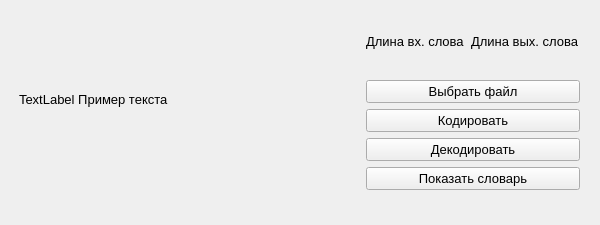
<?xml version="1.0" encoding="UTF-8"?>
<ui version="4.0">
 <class>MainWindow</class>
 <widget class="QMainWindow" name="MainWindow">
  <property name="enabled">
   <bool>true</bool>
  </property>
  <property name="geometry">
   <rect>
    <x>0</x>
    <y>0</y>
    <width>600</width>
    <height>225</height>
   </rect>
  </property>
  <property name="sizePolicy">
   <sizepolicy hsizetype="Fixed" vsizetype="Fixed">
    <horstretch>0</horstretch>
    <verstretch>0</verstretch>
   </sizepolicy>
  </property>
  <property name="minimumSize">
   <size>
    <width>600</width>
    <height>225</height>
   </size>
  </property>
  <property name="maximumSize">
   <size>
    <width>600</width>
    <height>225</height>
   </size>
  </property>
  <property name="font">
   <font>
    <pointsize>10</pointsize>
   </font>
  </property>
  <property name="contextMenuPolicy">
   <enum>Qt::NoContextMenu</enum>
  </property>
  <property name="windowTitle">
   <string>MainWindow</string>
  </property>
  <property name="statusTip">
   <string notr="true"/>
  </property>
  <property name="whatsThis">
   <string/>
  </property>
  <property name="dockOptions">
   <set>QMainWindow::AllowTabbedDocks|QMainWindow::AnimatedDocks</set>
  </property>
  <widget class="QWidget" name="centralwidget">
   <widget class="QWidget" name="gridLayoutWidget">
    <property name="geometry">
     <rect>
      <x>19</x>
      <y>9</y>
      <width>561</width>
      <height>201</height>
     </rect>
    </property>
    <layout class="QGridLayout" name="gridLayout">
     <item row="0" column="0">
      <widget class="QLabel" name="GREETINGS">
       <property name="font">
        <font>
         <pointsize>10</pointsize>
        </font>
       </property>
       <property name="layoutDirection">
        <enum>Qt::RightToLeft</enum>
       </property>
       <property name="text">
        <string>TextLabel Пример текста</string>
       </property>
       <property name="alignment">
        <set>Qt::AlignLeading|Qt::AlignLeft|Qt::AlignVCenter</set>
       </property>
       <property name="margin">
        <number>0</number>
       </property>
      </widget>
     </item>
     <item row="0" column="1">
      <layout class="QVBoxLayout" name="verticalLayout_2">
       <item>
        <layout class="QGridLayout" name="gridLayout_2">
         <item row="1" column="0">
          <widget class="QLabel" name="label">
           <property name="text">
            <string>Длина вх. слова</string>
           </property>
          </widget>
         </item>
         <item row="1" column="1">
          <widget class="QLabel" name="label_2">
           <property name="text">
            <string>Длина вых. слова</string>
           </property>
          </widget>
         </item>
        </layout>
       </item>
       <item>
        <widget class="QPushButton" name="choose">
         <property name="text">
          <string>Выбрать файл</string>
         </property>
        </widget>
       </item>
       <item>
        <widget class="QPushButton" name="encode">
         <property name="text">
          <string>Кодировать</string>
         </property>
        </widget>
       </item>
       <item>
        <widget class="QPushButton" name="decode">
         <property name="text">
          <string>Декодировать</string>
         </property>
        </widget>
       </item>
       <item>
        <widget class="QPushButton" name="show_dict">
         <property name="text">
          <string>Показать словарь</string>
         </property>
        </widget>
       </item>
      </layout>
     </item>
     <item row="1" column="0">
      <spacer name="horizontalSpacer">
       <property name="orientation">
        <enum>Qt::Horizontal</enum>
       </property>
       <property name="sizeHint" stdset="0">
        <size>
         <width>40</width>
         <height>20</height>
        </size>
       </property>
      </spacer>
     </item>
    </layout>
   </widget>
  </widget>
 </widget>
 <resources/>
 <connections/>
</ui>
